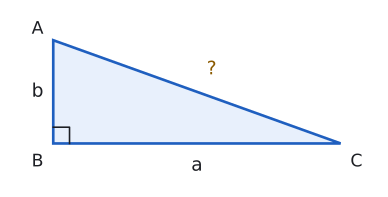

The script that drew this image:
import sys; sys.path.insert(0, "tools")
from cizim import *

# Dik kenarlar x² − 6x + 7 = 0 denkleminin kökleri: 3 + √2 ≈ 4,414 ve 3 − √2 ≈ 1,586 (ölçekli)
a, b = 3 + 2**0.5, 3 - 2**0.5
A, B, C = (0, b), (0, 0), (a, 0)
fig, ax = sekil(5, 2.6)
ax.axis("off"); ax.set_aspect("equal")
ax.add_patch(patches.Polygon([A, B, C], closed=True, facecolor=MAVI_ACIK, edgecolor=MAVI, lw=2))
s = 0.25
ax.plot([s, s, 0], [0, s, s], color=YAZI, lw=1.2)
ax.text(-0.15, b + 0.1, "A", ha="right", fontsize=13); ax.text(-0.15, -0.15, "B", ha="right", va="top", fontsize=13)
ax.text(a + 0.15, -0.15, "C", ha="left", va="top", fontsize=13)
ax.text(-0.15, b / 2, "b", ha="right", va="center", fontsize=14)
ax.text(a / 2, -0.2, "a", ha="center", va="top", fontsize=14)
ax.text(a / 2 + 0.15, b / 2 + 0.2, "?", ha="left", va="bottom", fontsize=14, color=SARI)
ax.set_xlim(-0.7, a + 0.6); ax.set_ylim(-0.7, b + 0.5)
kaydet(fig, __file__)
